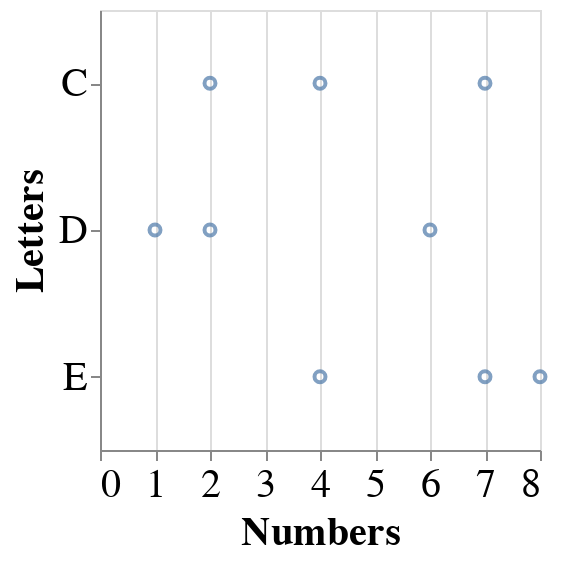

The cell this chart's notebook holds for it:
### Markdown cell above
#### Activity : You Try!

Encode the `Letters` column at the `y` position to make the visualization more useful.

### Code cell
plot = alt.Chart(df).mark_point().encode(alt.X('Numbers'),
                                         alt.Y('Letters'),
                                         )
# first chart
plot.encode(alt.Y('Col1'))

plot.encode(alt.Y('Col2'))
plot

### Figure 1 — Vega-Lite specification as saved in the notebook (floating-point values rounded to 4 significant figures)
{"height": 220, "width": 220, "config": {"style": {"circle": {"size": 400}, "point": {"size": 30}, "square": {"size": 400}}, "legend": {"symbolSize": 20, "titleFontSize": 20, "labelFontSize": 20}, "axis": {"titleFontSize": 20, "labelFontSize": 20}}, "data": {"name": "data-e1f27bdda7bfd6fed066714f7c229752"}, "mark": "point", "encoding": {"x": {"field": "Numbers", "type": "quantitative"}, "y": {"field": "Letters", "type": "nominal"}}, "$schema": "https://vega.github.io/schema/vega-lite/v4.17.0.json", "datasets": {"data-e1f27bdda7bfd6fed066714f7c229752": [{"Letters": "C", "Numbers": 2}, {"Letters": "C", "Numbers": 7}, {"Letters": "C", "Numbers": 4}, {"Letters": "D", "Numbers": 1}, {"Letters": "D", "Numbers": 2}, {"Letters": "D", "Numbers": 6}, {"Letters": "E", "Numbers": 8}, {"Letters": "E", "Numbers": 4}, {"Letters": "E", "Numbers": 7}]}}
